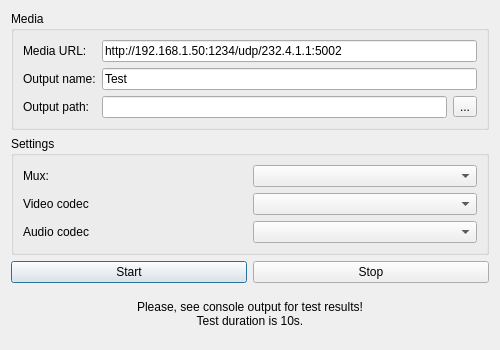
<?xml version="1.0" encoding="UTF-8"?>
<ui version="4.0">
 <class>TestRecorder</class>
 <widget class="QDialog" name="TestRecorder">
  <property name="geometry">
   <rect>
    <x>0</x>
    <y>0</y>
    <width>500</width>
    <height>350</height>
   </rect>
  </property>
  <property name="windowTitle">
   <string>Recorder Test</string>
  </property>
  <property name="windowIcon">
   <iconset resource="../data/logo.qrc">
    <normaloff>:/vlc-qt/icons/48x48/vlc-qt.png</normaloff>:/vlc-qt/icons/48x48/vlc-qt.png</iconset>
  </property>
  <layout class="QGridLayout" name="gridLayout">
   <item row="0" column="0" colspan="2">
    <widget class="QGroupBox" name="groupMedia">
     <property name="title">
      <string>Media</string>
     </property>
     <layout class="QGridLayout" name="gridLayout_2">
      <item row="0" column="1" colspan="2">
       <widget class="QLineEdit" name="editUrl">
        <property name="text">
         <string>http://192.168.1.50:1234/udp/232.4.1.1:5002</string>
        </property>
       </widget>
      </item>
      <item row="2" column="1">
       <widget class="QLineEdit" name="editPath"/>
      </item>
      <item row="0" column="0">
       <widget class="QLabel" name="labelUrl">
        <property name="text">
         <string>Media URL:</string>
        </property>
       </widget>
      </item>
      <item row="2" column="0">
       <widget class="QLabel" name="labelPath">
        <property name="text">
         <string>Output path:</string>
        </property>
       </widget>
      </item>
      <item row="2" column="2">
       <widget class="QToolButton" name="buttonBrowse">
        <property name="text">
         <string>...</string>
        </property>
       </widget>
      </item>
      <item row="1" column="1" colspan="2">
       <widget class="QLineEdit" name="editName">
        <property name="text">
         <string>Test</string>
        </property>
       </widget>
      </item>
      <item row="1" column="0">
       <widget class="QLabel" name="labelName">
        <property name="text">
         <string>Output name:</string>
        </property>
       </widget>
      </item>
     </layout>
    </widget>
   </item>
   <item row="1" column="0" colspan="2">
    <widget class="QGroupBox" name="groupSettings">
     <property name="title">
      <string>Settings</string>
     </property>
     <layout class="QGridLayout" name="gridLayout_3">
      <item row="1" column="1">
       <widget class="QComboBox" name="comboMux"/>
      </item>
      <item row="2" column="1">
       <widget class="QComboBox" name="comboVideo"/>
      </item>
      <item row="3" column="1">
       <widget class="QComboBox" name="comboAudio"/>
      </item>
      <item row="1" column="0">
       <widget class="QLabel" name="labelMux">
        <property name="text">
         <string>Mux:</string>
        </property>
       </widget>
      </item>
      <item row="2" column="0">
       <widget class="QLabel" name="labelVideo">
        <property name="text">
         <string>Video codec</string>
        </property>
       </widget>
      </item>
      <item row="3" column="0">
       <widget class="QLabel" name="labelAudio">
        <property name="text">
         <string>Audio codec</string>
        </property>
       </widget>
      </item>
     </layout>
    </widget>
   </item>
   <item row="2" column="0">
    <widget class="QPushButton" name="buttonPlay">
     <property name="text">
      <string>Start</string>
     </property>
    </widget>
   </item>
   <item row="4" column="0" colspan="2">
    <widget class="QLabel" name="label">
     <property name="text">
      <string>Please, see console output for test results!
Test duration is 10s.</string>
     </property>
     <property name="alignment">
      <set>Qt::AlignCenter</set>
     </property>
    </widget>
   </item>
   <item row="2" column="1">
    <widget class="QPushButton" name="buttonStop">
     <property name="text">
      <string>Stop</string>
     </property>
    </widget>
   </item>
  </layout>
 </widget>
 <resources>
  <include location="../data/logo.qrc"/>
 </resources>
 <connections/>
</ui>
